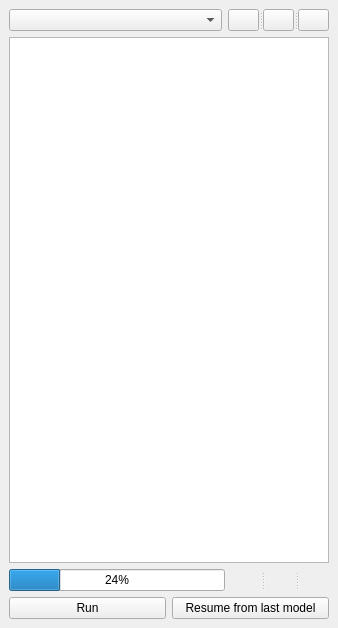
<?xml version="1.0" encoding="UTF-8"?>
<ui version="4.0">
 <class>ValidationDockWidget</class>
 <widget class="QDockWidget" name="ValidationDockWidget">
  <property name="geometry">
   <rect>
    <x>0</x>
    <y>0</y>
    <width>338</width>
    <height>628</height>
   </rect>
  </property>
  <property name="windowTitle">
   <string>&amp;DSGTools: Geospatial Data Quality Assurance Toolbox</string>
  </property>
  <widget class="QWidget" name="dockWidgetContents">
   <layout class="QGridLayout" name="gridLayout">
    <item row="0" column="0" colspan="2">
     <layout class="QHBoxLayout" name="horizontalLayout">
      <item>
       <widget class="QComboBox" name="comboBox"/>
      </item>
      <item>
       <widget class="QSplitter" name="splitter">
        <property name="sizePolicy">
         <sizepolicy hsizetype="Minimum" vsizetype="Minimum">
          <horstretch>0</horstretch>
          <verstretch>0</verstretch>
         </sizepolicy>
        </property>
        <property name="orientation">
         <enum>Qt::Horizontal</enum>
        </property>
        <widget class="QPushButton" name="addPushButton">
         <property name="maximumSize">
          <size>
           <width>31</width>
           <height>33</height>
          </size>
         </property>
         <property name="text">
          <string/>
         </property>
         <property name="icon">
          <iconset resource="../../../../resources.qrc">
           <normaloff>:/plugins/DsgTools/icons/plus.png</normaloff>:/plugins/DsgTools/icons/plus.png</iconset>
         </property>
         <property name="flat">
          <bool>false</bool>
         </property>
        </widget>
        <widget class="QPushButton" name="editPushButton">
         <property name="maximumSize">
          <size>
           <width>31</width>
           <height>33</height>
          </size>
         </property>
         <property name="text">
          <string/>
         </property>
         <property name="icon">
          <iconset resource="../../../../resources.qrc">
           <normaloff>:/plugins/DsgTools/icons/config.png</normaloff>:/plugins/DsgTools/icons/config.png</iconset>
         </property>
         <property name="flat">
          <bool>false</bool>
         </property>
        </widget>
        <widget class="QPushButton" name="removePushButton">
         <property name="maximumSize">
          <size>
           <width>31</width>
           <height>33</height>
          </size>
         </property>
         <property name="text">
          <string/>
         </property>
         <property name="icon">
          <iconset resource="../../../../resources.qrc">
           <normaloff>:/plugins/DsgTools/icons/remove.png</normaloff>:/plugins/DsgTools/icons/remove.png</iconset>
         </property>
         <property name="iconSize">
          <size>
           <width>16</width>
           <height>16</height>
          </size>
         </property>
         <property name="flat">
          <bool>false</bool>
         </property>
        </widget>
       </widget>
      </item>
     </layout>
    </item>
    <item row="1" column="0" colspan="2">
     <widget class="QTableView" name="tableView"/>
    </item>
    <item row="2" column="0" colspan="2">
     <layout class="QHBoxLayout" name="horizontalLayout_2">
      <item>
       <widget class="QProgressBar" name="progressBar">
        <property name="value">
         <number>24</number>
        </property>
       </widget>
      </item>
      <item>
       <widget class="QSplitter" name="splitter_2">
        <property name="orientation">
         <enum>Qt::Horizontal</enum>
        </property>
        <widget class="QPushButton" name="pausePushButton">
         <property name="sizePolicy">
          <sizepolicy hsizetype="Fixed" vsizetype="Fixed">
           <horstretch>0</horstretch>
           <verstretch>0</verstretch>
          </sizepolicy>
         </property>
         <property name="maximumSize">
          <size>
           <width>30</width>
           <height>32</height>
          </size>
         </property>
         <property name="text">
          <string/>
         </property>
         <property name="icon">
          <iconset resource="../../../../resources.qrc">
           <normaloff>:/plugins/DsgTools/icons/pause.png</normaloff>:/plugins/DsgTools/icons/pause.png</iconset>
         </property>
         <property name="flat">
          <bool>true</bool>
         </property>
        </widget>
        <widget class="QPushButton" name="cancelPushButton">
         <property name="enabled">
          <bool>true</bool>
         </property>
         <property name="sizePolicy">
          <sizepolicy hsizetype="Fixed" vsizetype="Fixed">
           <horstretch>0</horstretch>
           <verstretch>0</verstretch>
          </sizepolicy>
         </property>
         <property name="maximumSize">
          <size>
           <width>30</width>
           <height>32</height>
          </size>
         </property>
         <property name="text">
          <string/>
         </property>
         <property name="icon">
          <iconset resource="../../../../resources.qrc">
           <normaloff>:/plugins/DsgTools/icons/remove_item.png</normaloff>:/plugins/DsgTools/icons/remove_item.png</iconset>
         </property>
         <property name="flat">
          <bool>true</bool>
         </property>
        </widget>
        <widget class="QPushButton" name="continuePushButton">
         <property name="sizePolicy">
          <sizepolicy hsizetype="Fixed" vsizetype="Fixed">
           <horstretch>0</horstretch>
           <verstretch>0</verstretch>
          </sizepolicy>
         </property>
         <property name="maximumSize">
          <size>
           <width>30</width>
           <height>32</height>
          </size>
         </property>
         <property name="text">
          <string/>
         </property>
         <property name="icon">
          <iconset resource="../../../../resources.qrc">
           <normaloff>:/plugins/DsgTools/icons/runModel.png</normaloff>:/plugins/DsgTools/icons/runModel.png</iconset>
         </property>
         <property name="flat">
          <bool>true</bool>
         </property>
        </widget>
       </widget>
      </item>
     </layout>
    </item>
    <item row="3" column="0">
     <widget class="QPushButton" name="runPushButton">
      <property name="sizePolicy">
       <sizepolicy hsizetype="Minimum" vsizetype="Fixed">
        <horstretch>0</horstretch>
        <verstretch>0</verstretch>
       </sizepolicy>
      </property>
      <property name="minimumSize">
       <size>
        <width>0</width>
        <height>0</height>
       </size>
      </property>
      <property name="maximumSize">
       <size>
        <width>16777215</width>
        <height>16777215</height>
       </size>
      </property>
      <property name="text">
       <string>Run</string>
      </property>
      <property name="icon">
       <iconset resource="../../../../resources.qrc">
        <normaloff>:/plugins/DsgTools/icons/model_run.png</normaloff>:/plugins/DsgTools/icons/model_run.png</iconset>
      </property>
      <property name="flat">
       <bool>false</bool>
      </property>
     </widget>
    </item>
    <item row="3" column="1">
     <widget class="QPushButton" name="resumePushButton">
      <property name="sizePolicy">
       <sizepolicy hsizetype="Minimum" vsizetype="Fixed">
        <horstretch>0</horstretch>
        <verstretch>0</verstretch>
       </sizepolicy>
      </property>
      <property name="maximumSize">
       <size>
        <width>16777215</width>
        <height>16777215</height>
       </size>
      </property>
      <property name="text">
       <string>Resume from last model</string>
      </property>
      <property name="icon">
       <iconset resource="../../../../resources.qrc">
        <normaloff>:/plugins/DsgTools/icons/model_continue.png</normaloff>:/plugins/DsgTools/icons/model_continue.png</iconset>
      </property>
      <property name="flat">
       <bool>false</bool>
      </property>
     </widget>
    </item>
   </layout>
  </widget>
 </widget>
 <resources>
  <include location="../../../../resources.qrc"/>
 </resources>
 <connections/>
</ui>
